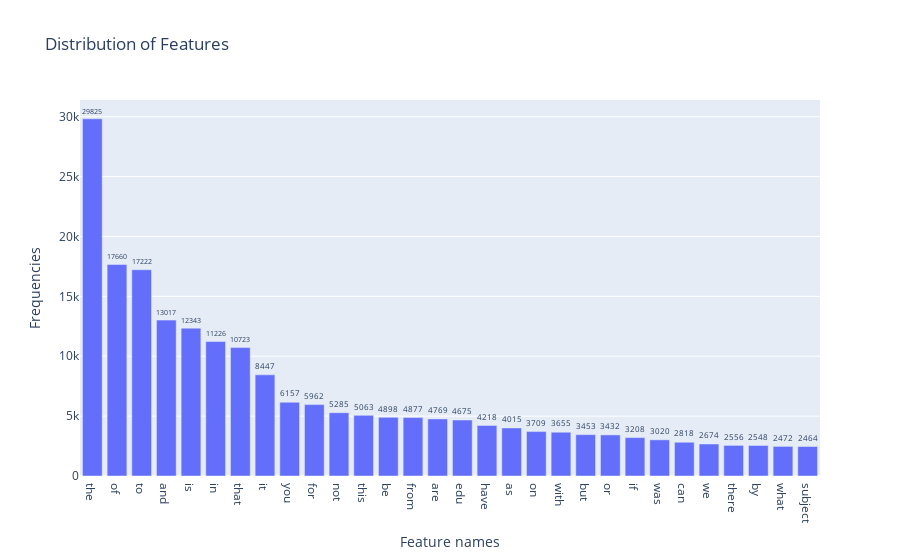

Source (notebook cell):
### Code cell
# a better plot
# Plot the distribution using higher frequency features.
SIZE = 30 # how many phrase to display
sorted = pd.DataFrame(term_frequencies, columns=['freq'])
sorted = sorted.sort_values(by=['freq'], ascending=False)
idx = (sorted.index).to_list()[:SIZE]

fig = px.bar(
             x=count_vect.get_feature_names_out()[idx], y=sorted[:SIZE]['freq'].to_list(),
             labels = {'x':'Feature names', 'y':'Frequencies'},
             title  = "Distribution of Features",
             category_orders = count_vect.get_feature_names_out()[idx]
            )
fig.update_traces(texttemplate=sorted[:SIZE]['freq'].to_list(), textposition='outside')
fig.show()

### Figure 1 — Plotly figure (JSON) as saved in the notebook; plotly's stock layout.template omitted (floating-point values rounded to 4 significant figures)
{"data": [{"alignmentgroup": "True", "hovertemplate": "Feature names=%{x}<br>Frequencies=%{y}<extra></extra>", "legendgroup": "", "marker": {"color": "#636efa", "pattern": {"shape": ""}}, "name": "", "offsetgroup": "", "orientation": "v", "showlegend": false, "textposition": "outside", "texttemplate": ["29825", "17660", "17222", "13017", "12343", "11226", "10723", "8447", "6157", "5962", "5285", "5063", "4898", "4877", "4769", "4675", "4218", "4015", "3709", "3655", "3453", "3432", "3208", "3020", "2818", "2674", "2556", "2548", "2472", "2464"], "type": "bar", "x": ["the", "of", "to", "and", "is", "in", "that", "it", "you", "for", "not", "this", "be", "from", "are", "edu", "have", "as", "on", "with", "but", "or", "if", "was", "can", "we", "there", "by", "what", "subject"], "xaxis": "x", "y": [29825, 17660, 17222, 13017, 12343, 11226, 10723, 8447, 6157, 5962, 5285, 5063, 4898, 4877, 4769, 4675, 4218, 4015, 3709, 3655, 3453, 3432, 3208, 3020, 2818, 2674, 2556, 2548, 2472, 2464], "yaxis": "y"}], "layout": {"barmode": "relative", "legend": {"tracegroupgap": 0}, "title": {"text": "Distribution of Features"}, "xaxis": {"anchor": "y", "domain": [0, 1], "title": {"text": "Feature names"}}, "yaxis": {"anchor": "x", "domain": [0, 1], "title": {"text": "Frequencies"}}}}
